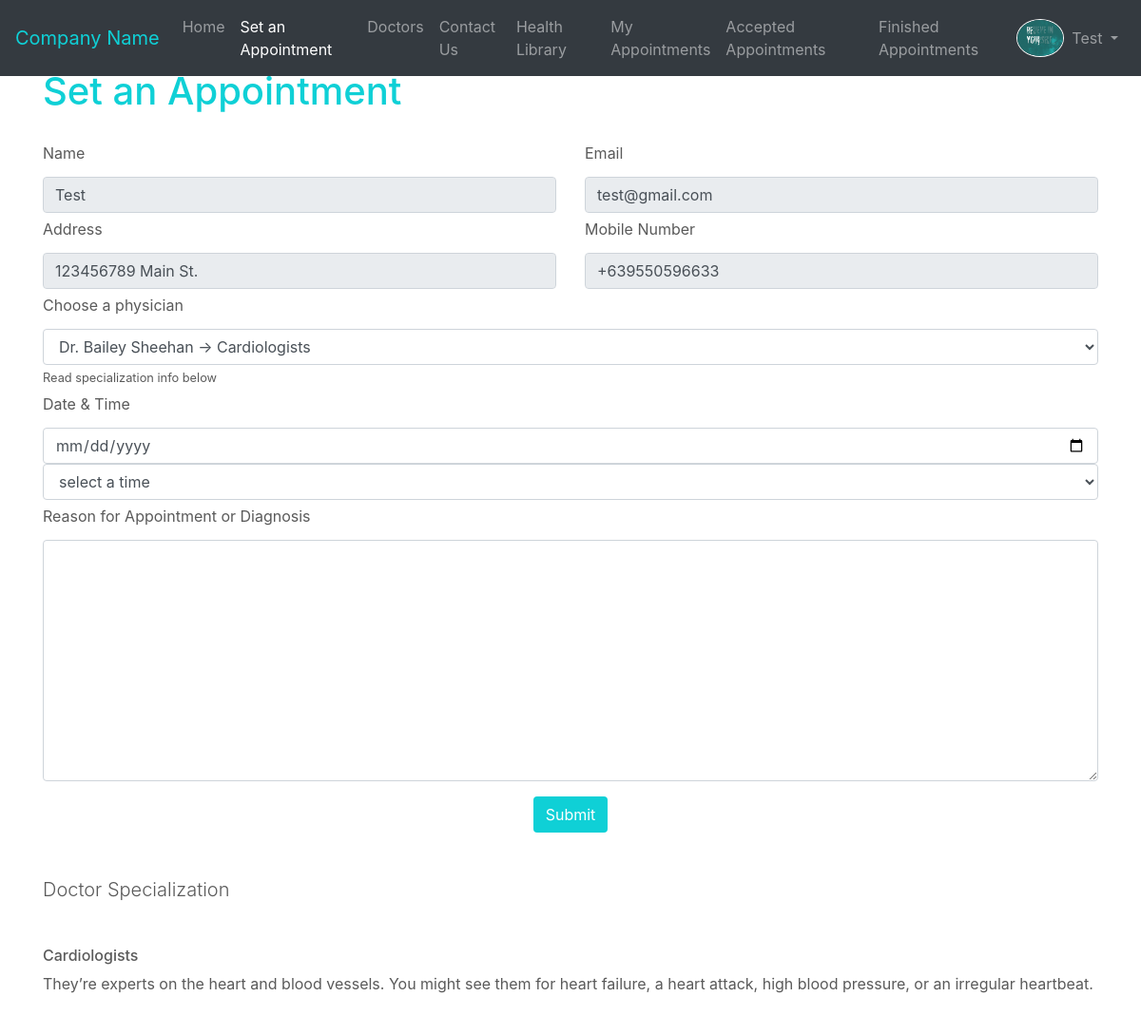
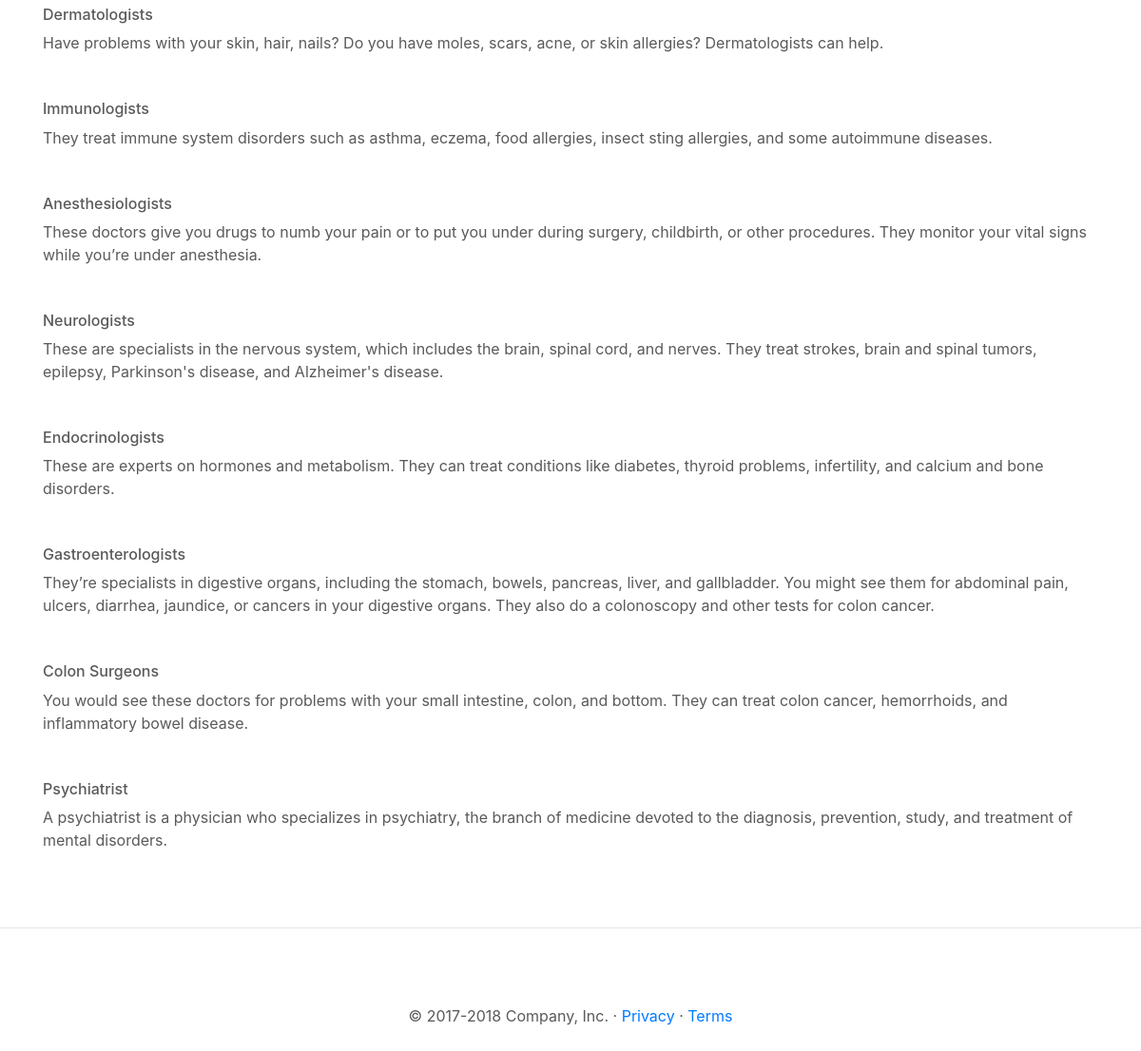
The app's page /appointment.php?docId=1 (signed in) with its own data (2 pictures, top to bottom).
### tables this page shows
CREATE TABLE doctor(
`dId` int(11) NOT NULL AUTO_INCREMENT,
`dName` varchar(255) NOT NULL,
`dEmail` varchar(255) NOT NULL,
`dAddress` varchar(255) NOT NULL,
`dMobile` varchar(255) NOT NULL,
`dSpecialization` varchar(255) NOT NULL,
`dSpecializationInfo` TEXT NOT NULL,
`dProfileImg` varchar(255) NOT NULL,
`dFee` int(11) NOT NULL,
`dMadeOn` TIMESTAMP NOT NULL DEFAULT CURRENT_TIMESTAMP,
`dPassword` varchar(255) NOT NULL,
PRIMARY KEY(`dId`)
);

### appointment.php (the view, shortened to what this page needs)
<?php
require_once 'connect.php';
?>
<!doctype html>
<html lang="en">
<head>
    <link rel="stylesheet" href="https://cdn.jsdelivr.net/npm/bootstrap@4.5.3/dist/css/bootstrap.min.css">
    <link rel="stylesheet" href="css/main.css" />
</head>
<body>
    <header>
        <nav class="navbar navbar-expand-md navbar-dark fixed-top bg-dark">
            <a class="navbar-brand " i id="primaryColor" href="main.php">Company Name</a>
            <div class="collapse navbar-collapse" id="navbarCollapse">
                <ul class="navbar-nav mr-auto">
                    <li class="nav-item">
                        <a class="nav-link" href="main.php">Home <span class="sr-only">(current)</span></a>
                    </li>
                    <li class="nav-item active">
                        <a class="nav-link" href="appointment.php">Set an Appointment</a>
                    </li>
                    <li class="nav-item">
                        <a class="nav-link " href="doctors.php">Doctors</a>
                    </li>
                    <li class="nav-item">
                        <a class="nav-link " href="contactus.php">Contact Us</a>
                    </li>
                    <li class="nav-item">
                        <a class="nav-link " href="healthLibrary.php">Health Library</a>
                    </li>
                    <li class="nav-item">
                        <a class="nav-link " href="myappointment.php">My Appointments</a>
                    </li>
                    <li class="nav-item">
                        <a class="nav-link " href="acceptedAppointment.php">Accepted Appointments</a>
                    </li>
                    <li class="nav-item">
                        <a class="nav-link " href="finishedAppointment.php">Finished Appointments</a>
                    </li>
                </ul>
                <ul class="navbar-nav ml-auto">
                    <img src="upload/user_profile_img/<?= $_SESSION['profile']; ?>" width="50" style="border:1px solid #fff; border-radius: 50%;" alt="">
                    <li class="nav-item dropdown">
                        <a class="nav-link dropdown-toggle" href="#" id="navbarDropdown" role="button" data-toggle="dropdown" aria-haspopup="true" aria-expanded="false">
                            <?= $_SESSION['name']; ?>
                        </a>
                    </li>
                </ul>
            </div>
        </nav>
    </header>
    <main role="main">
        <div class="container">
            <div class="mt-4 mb-4">
                <h1 class="Display-4" id="primaryColor">Set an Appointment</h1>
            </div>
            <form action="appointment.php" method="post">
                <div class="row">
                    <div class="col">
                        <label>Name</label>
                        <input type="text" name="name" class="form-control" value="<?= $_SESSION['name']; ?>" readonly>
                    </div>
                    <div class="col">
                        <label>Email</label>
                        <input type="text" name="email" class="form-control" value="<?= $_SESSION['email']; ?>" readonly>
                    </div>
                </div>
                <div class="row">
                    <div class="col">
                        <label>Address</label>
                        <input type="text" name="address" class="form-control" value="<?= $_SESSION['address']; ?>" readonly>
                    </div>
                    <div class="col">
                        <label>Mobile Number</label>
                        <input type="tel" name="mobileNumber" class="form-control" value="<?= $_SESSION['mobile']; ?>" readonly>
                    </div>
                </div>
                <?php
                if (isset($_GET['docId'])) {
                ?>
                    <label for="">Choose a physician</label>
                    <select class="form-control" name="selectDoctor" required>
                        <?php
                        $sql = "SELECT * FROM doctor";
                        $stmt = $con->prepare($sql);
                        $stmt->execute();
                        while ($doctor = $stmt->fetch(PDO::FETCH_ASSOC)) :
                        ?>
                            <?php
                            if ($doctor['dId'] == $_GET['docId']) {
                            ?>
                                <option value="<?= $doctor['dName']; ?>" selected><?= $doctor['dName']; ?> -> <?= $doctor['dSpecialization']; ?> </option>
                            <?php
                            } else {
                            ?>
                                <option value="<?= $doctor['dName']; ?>"><?= $doctor['dName']; ?> -> <?= $doctor['dSpecialization']; ?> </option>
                            <?php
                            }
                            ?>
                        <?php endwhile; ?>
                    </select>
                <?php
                }
                ?>
                <div>
                    <small>Read specialization info below</small>
                </div>
                <label for="">Date & Time</label>
                <?= (isset($_GET['errDate']) && $_GET['errDate'] == "date_already_pass_by") ? '<input type="date" class="form-control is-invalid" name="dateOfAppointment" required>' : '<input type="date" class="form-control" name="dateOfAppointment" required>'; ?>
                <?= ((isset($_GET['errTime']) && $_GET['errTime'] == "all_ready_taken_time") || (isset($_GET['errDup']) && $_GET['errDup'] == "you_have_already_an_appointment_in_that_time_with_different_doctor") || (isset($_GET['errDup1']) && $_GET['errDup1'] == "you_already_made_an_appointment")) ? '<select class="form-control is-invalid" name="selectTime" required>' : '<select class="form-control" name="selectTime" required>'; ?>
                <option value="">select a time</option>
                </select>
                <label for="">Reason for Appointment or Diagnosis</label>
                <textarea name="reasonAppointment" class="form-control resize-0" cols="30" rows="10" required></textarea>
                <div class="text-center mt-3">
                    <input type="submit" class="btn" id="docBtnApt" value="Submit" name="submitAppointment">
                </div>
            </form>
        </div>
        <div class="container">
            <h4 class="lead my-5">Doctor Specialization</h4>
            <?php
            $sql = "SELECT * FROM doctor";
            $stmt = $con->prepare($sql);
            $stmt->execute();
            while ($doctorSpec = $stmt->fetch(PDO::FETCH_ASSOC)) :
            ?>
                <div class="my-5">
                    <h6><?= $doctorSpec['dSpecialization']; ?></h6>
                    <p><?= $doctorSpec['dSpecializationInfo']; ?></p>
                </div>
            <?php endwhile; ?>
        </div>
        <hr class="featurette-divider">
        <footer class="container text-center">
            <p>&copy; 2017-2018 Company, Inc. &middot; <a href="#">Privacy</a> &middot; <a href="#">Terms</a></p>
        </footer>
    </main>
</body>
</html>

### css/main.css (style rules this page uses)
body { padding-top: 3rem; padding-bottom: 3rem; color: #5a5a5a; }
.featurette-divider { margin: 5rem 0; }
#primaryColor { color: rgb(15, 208, 214); }
#docBtnApt { background: rgb(15, 208, 214); color: #fff; }
label { padding: 5px 0; }

### records on screen
doctor: dSpecialization "Cardiologists", dSpecializationInfo "They’re experts on the heart and blood vessels. You might see them for heart failure, a heart attack, high blood pressure, or an irregular heartbeat."
doctor: dSpecialization "Dermatologists", dSpecializationInfo "Have problems with your skin, hair, nails? Do you have moles, scars, acne, or skin allergies? Dermatologists can help."
doctor: dSpecialization "Immunologists", dSpecializationInfo "They treat immune system disorders such as asthma, eczema, food allergies, insect sting allergies, and some autoimmune diseases."
doctor: dSpecialization "Anesthesiologists", dSpecializationInfo "These doctors give you drugs to numb your pain or to put you under during surgery, childbirth, or other procedures. They monitor your vital signs while you’re under anesthesia."
doctor: dSpecialization "Neurologists", dSpecializationInfo "These are specialists in the nervous system, which includes the brain, spinal cord, and nerves. They treat strokes, brain and spinal tumors, epilepsy, Parkinson's disease, and Alzheimer's disease."
doctor: dSpecialization "Endocrinologists", dSpecializationInfo "These are experts on hormones and metabolism. They can treat conditions like diabetes, thyroid problems, infertility, and calcium and bone disorders."
doctor: dSpecialization "Gastroenterologists", dSpecializationInfo "They’re specialists in digestive organs, including the stomach, bowels, pancreas, liver, and gallbladder. You might see them for abdominal pain, ulcers, diarrhea, jaundice, or cancers in your digestive organs. They also do a colonoscopy and other tests for colon cancer."
doctor: dSpecialization "Colon Surgeons", dSpecializationInfo "You would see these doctors for problems with your small intestine, colon, and bottom. They can treat colon cancer, hemorrhoids, and inflammatory bowel disease."
doctor: dSpecialization "Psychiatrist", dSpecializationInfo "A psychiatrist is a physician who specializes in psychiatry, the branch of medicine devoted to the diagnosis, prevention, study, and treatment of mental disorders."

### other values on screen
$_SESSION['name'] "Test"
form field selectDoctor "Dr. Bailey Sheehan -> Cardiologists"
